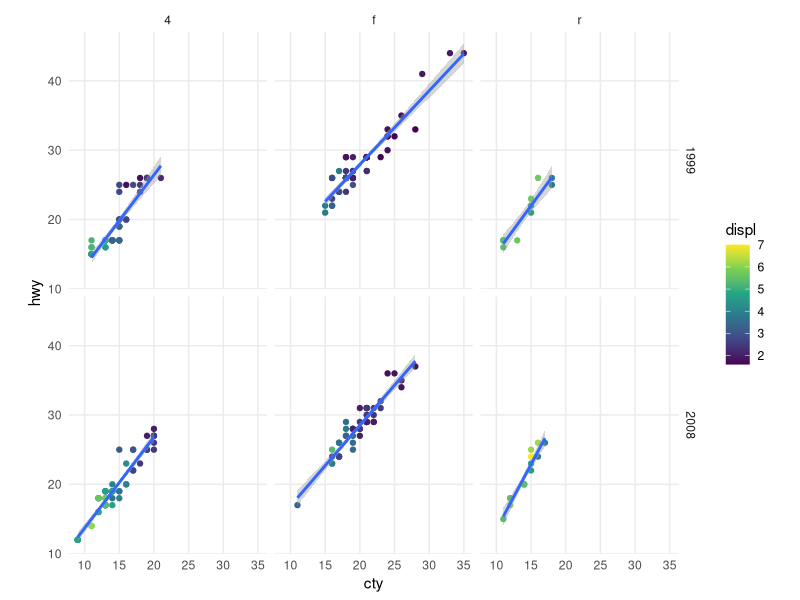

Source code (R):
# r2py crawler metadata
# package: ggplot2
# source_type: vignette
# topic: ggplot2_s10
# source_file: C:\Users\bened\AppData\Local\R\win-library\4.5\ggplot2\doc\ggplot2.R
# lines: 14

suppressPackageStartupMessages(library(ggplot2))
#| label: outro
#| fig.alt: "Scatterplot of city versus highway miles per gallon, for many cars
#|  coloured by engine displacement. The plot has six panels in a 2-row, 
#|  3-column layout, showing the combinations of three types of drive train and
#|  year of manifacture. Every panel has an individual trendline."
ggplot(mpg, aes(cty, hwy)) +
  geom_point(mapping = aes(colour = displ)) +
  geom_smooth(formula = y ~ x, method = "lm") +
  scale_colour_viridis_c() +
  facet_grid(year ~ drv) +
  coord_fixed() +
  theme_minimal() +
  theme(panel.grid.minor = element_blank())
